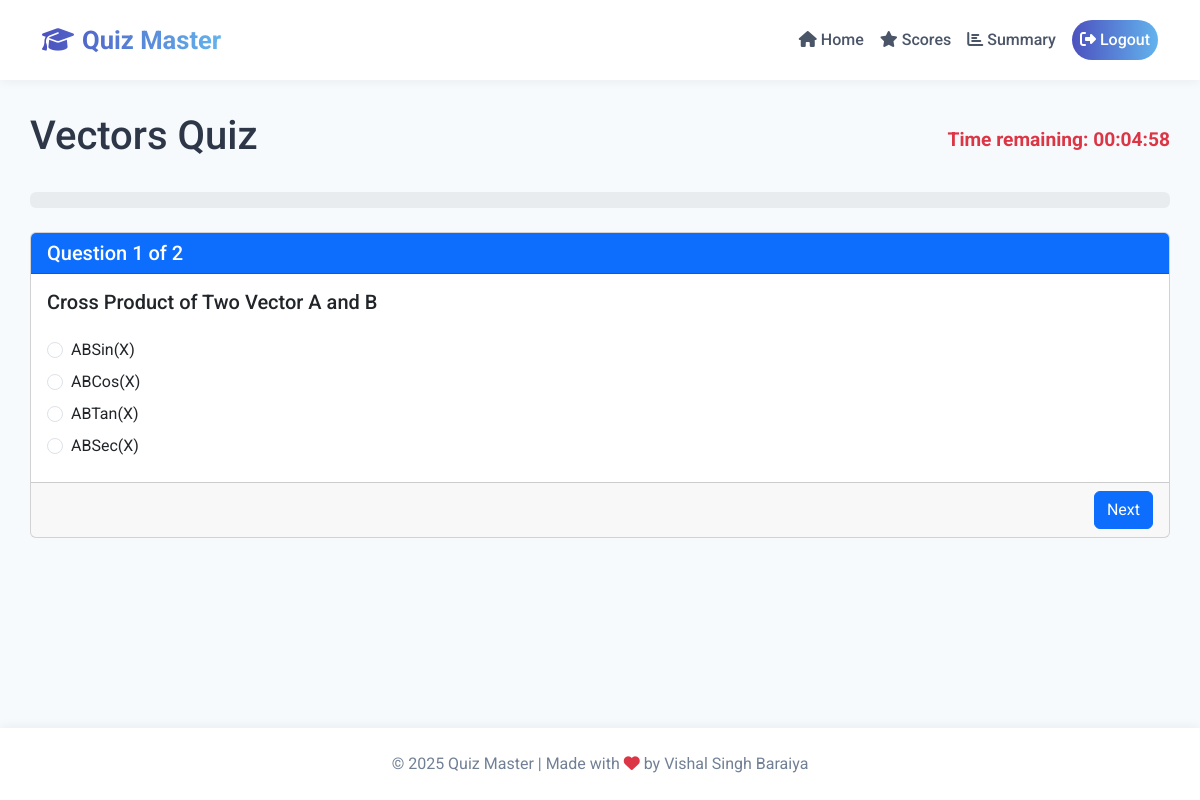
/user/quiz/1/take (signed in), run on the app's committed database.
### models.py (models this page shows)
class Chapter(db.Model):
    id = db.Column(db.Integer, primary_key=True)
    name = db.Column(db.String(100), nullable=False)
    description = db.Column(db.Text)
    subject_id = db.Column(db.Integer, db.ForeignKey('subject.id'), nullable=False)
    quizzes = db.relationship('Quiz', backref='chapter', lazy=True, cascade="all, delete-orphan")

class Question(db.Model):
    id = db.Column(db.Integer, primary_key=True)
    quiz_id = db.Column(db.Integer, db.ForeignKey('quiz.id'), nullable=False)
    question_statement = db.Column(db.Text, nullable=False)
    option1 = db.Column(db.Text, nullable=False)
    option2 = db.Column(db.Text, nullable=False)
    option3 = db.Column(db.Text, nullable=False)
    option4 = db.Column(db.Text, nullable=False)
    correct_option = db.Column(db.Integer, nullable=False)  # 1, 2, 3, or 4

### routes/user/quizzes.py (the view, shortened to what this page needs)
    @app.route('/user/quiz/<int:quiz_id>/take', methods=['GET', 'POST'])
    @login_required
    def take_quiz(quiz_id):
        quiz = Quiz.query.get_or_404(quiz_id)
        now = datetime.now()
        if now < quiz.start_time:
            return render_template('user/quiz_timer.html', quiz=quiz, expired=False)
        if now > quiz.end_time:
            return render_template('user/quiz_timer.html', quiz=quiz, expired=True)
        questions = Question.query.filter_by(quiz_id=quiz.id).all()
        if not questions:
            flash('This quiz has no questions yet.')
            return redirect(url_for('view_quiz', quiz_id=quiz.id))
        return render_template('user/take_quiz.html', submitted=False, quiz=quiz, questions=questions)

### app.py (called while the page is built)
@login_manager.user_loader
def load_user(user_id):
    return User.query.get(int(user_id))

### templates/user/take_quiz.html (shortened to what this page needs)
{% extends "base.html" %}
{% block content %}
{% if submitted %}
    <div class="result-box">
        <h2>Quiz Results</h2>
        <div class="score-display">
            Your Score: <strong>{{ score }}/{{ total_questions }}</strong>
        </div>
        <div class="percentage-display">
            {{ percentage }}% Correct
        </div>
        <div class="mt-4">
            <a href="{{ url_for('user_dashboard') }}" class="btn btn-primary">Back to Dashboard</a>
        </div>
    </div>
{% else %}
    <div class="d-flex justify-content-between align-items-center mb-4">
        <h1>{{ quiz.chapter.name }} Quiz</h1>
        <div id="quiz-timer" class="text-danger">Time remaining: Loading...</div>
    </div>
    <form id="quiz-form" method="POST" action="{{ url_for('take_quiz', quiz_id=quiz.id) }}">
        <div class="progress mb-4">
        </div>
        {% for question in questions %}
            <div id="question-{{ loop.index }}" class="card question-card {% if loop.first %}active{% endif %} mb-4">
                <div class="card-header bg-primary text-white d-flex justify-content-between">
                    <h5 class="mb-0">Question {{ loop.index }} of {{ questions|length }}</h5>
                </div>
                <div class="card-body">
                    <h5 class="card-title">{{ question.question_statement }}</h5>
                    <div class="mt-4">
                        <div class="form-check mb-2">
                            <input class="form-check-input" type="radio" name="question_{{ question.id }}" id="option1_{{ question.id }}" value="1" required>
                            <label class="form-check-label" for="option1_{{ question.id }}">
                                {{ question.option1 }}
                            </label>
                        </div>
                        <div class="form-check mb-2">
                            <input class="form-check-input" type="radio" name="question_{{ question.id }}" id="option2_{{ question.id }}" value="2">
                            <label class="form-check-label" for="option2_{{ question.id }}">
                                {{ question.option2 }}
                            </label>
                        </div>
                        <div class="form-check mb-2">
                            <input class="form-check-input" type="radio" name="question_{{ question.id }}" id="option3_{{ question.id }}" value="3">
                            <label class="form-check-label" for="option3_{{ question.id }}">
                                {{ question.option3 }}
                            </label>
                        </div>
                        <div class="form-check mb-2">
                            <input class="form-check-input" type="radio" name="question_{{ question.id }}" id="option4_{{ question.id }}" value="4">
                            <label class="form-check-label" for="option4_{{ question.id }}">
                                {{ question.option4 }}
                            </label>
                        </div>
                    </div>
                </div>
                <div class="card-footer d-flex justify-content-between">
                    {% if not loop.last %}
                        <button type="button" class="btn btn-primary next-question" data-question="{{ loop.index }}">Next</button>
                    {% else %}
                        <button type="submit" class="btn btn-success">Submit Quiz</button>
                    {% endif %}
                </div>
            </div>
        {% endfor %}
    </form>
{% endif %}
{% endblock %}

### templates/base.html (style rules this page uses)
body { font-family: 'Roboto', sans-serif; min-height: 100vh; display: flex; flex-direction: column; background: #F7FAFC; color: #2D3748; }

### templates/user/take_quiz.html (style rules this page uses)
.question-card { display: none; }
.question-card.active { display: block; }
#quiz-timer { font-size: 1.2rem; font-weight: bold; }

### data on the page
Chapter: chapter.name "Vectors"
Question: questions "2", question_statement "Cross Product of Two Vector A and B", option1 "ABSin(X)", option2 "ABCos(X)", option3 "ABTan(X)", option4 "ABSec(X)"
